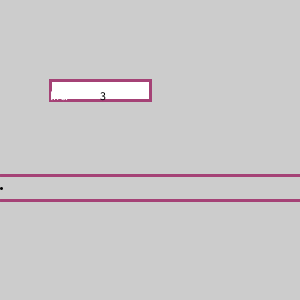
Frame 1 (no input)
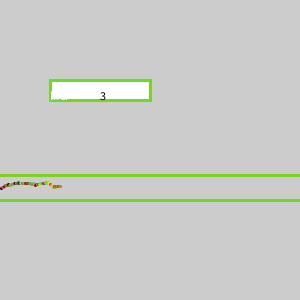
Frame 60 (the mouse pressed at the canvas centre just before this capture)
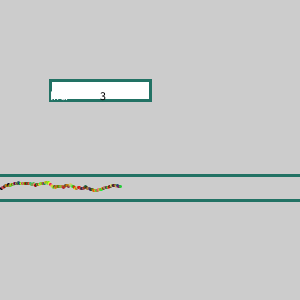
Frame 120 (the mouse held since frame 60 and released just before this capture)

The Processing sketch that drew these frames (run headless with seeded random() and noise(); from frame 60 on, the mouse is pressed at the canvas centre):

// Processing sketch: Super_Qix_2
// ── Super_Qix_2.pde
float x = 0;
float y = 0;

// 0: omhoog
// 1:naar rechts
// 2:omlaag
// 3: naar links
int richting = 1;
int life = 3;
//0: geen cheat mode
//1: wel cheatmode
int cheatmode = 0;
void setup(){


//f = hacks
  size(300, 300);
  x = 0;
  y = 188;
  strokeWeight(3);
}
//;;
void draw()
{
  if (keyPressed)
  { 
    if (key ==  'f') cheatmode = 1; //<>//
    if (key == 'w') richting = 0;
    if (key == 'd') richting = 1;
    if (key == 's') richting = 2;
    if (key == 'a') richting = 3;
  }
  {
    if (richting == 0) y = y - 1;
    if (richting == 1) x = x + 1;
    if (richting == 2) y = y + 1;  
    if (richting == 3) x = x - 1;
    if (x > width) 
    {
      x = 0;
      life = life + 1;
      background(256,255,256);
    }
    if (y < 0) y = height;
    if (x < 0) x = width;
    if (y > height) y = 0;
    //background(266,265,266);
    point(x, y);
    stroke(random(256), random(255), random(125));
    line(0,175,600,175);
    line(0,200,300,200);
    
    if (cheatmode == 0)
    {
      y = y + random(-1, 1);
    }
    
    //Als je de bovenselijn raakt ...
    if(y < 175) 
    {
      life--;
      x = 0;
      y = 188;
      richting = 1;
      background(266,265,266);
    }
    //Als je de onderste lijn raakt ...
    if(y > 200) 
    {
      life--;
      x = 0;
      y = 188;
      richting = 1;
      background(266,265,266);
    }
    fill(255, 255, 255);
    rect(50, 80, 100, 20);
    text("life:", 50, 100);
    fill(0, 0, 0);
    text(life, 100, 100);
    if(life == 0){
      text("GAME OVER", 100, 200);
      stop();
    }
    if(life >= 10)
    {
    stroke(0,0,0);
    text("You Won!",100,200);
    stop();
    }
   
 }
}
